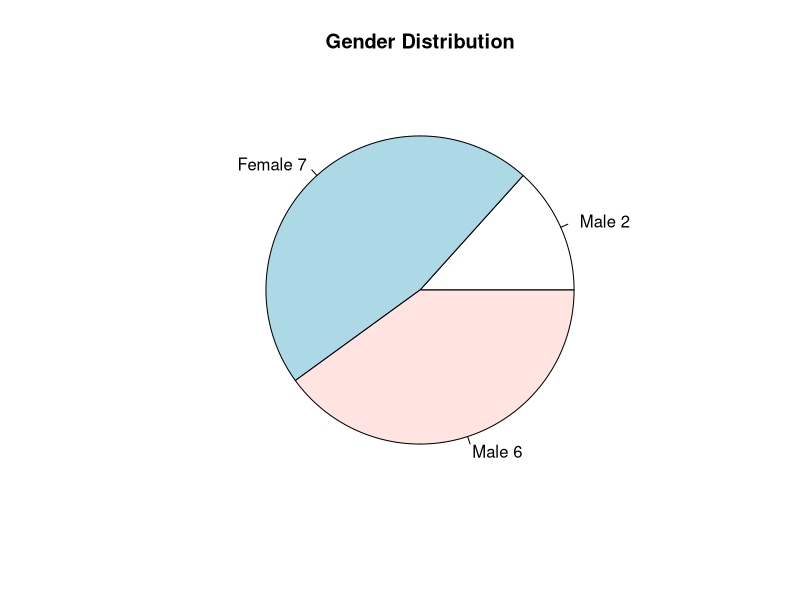
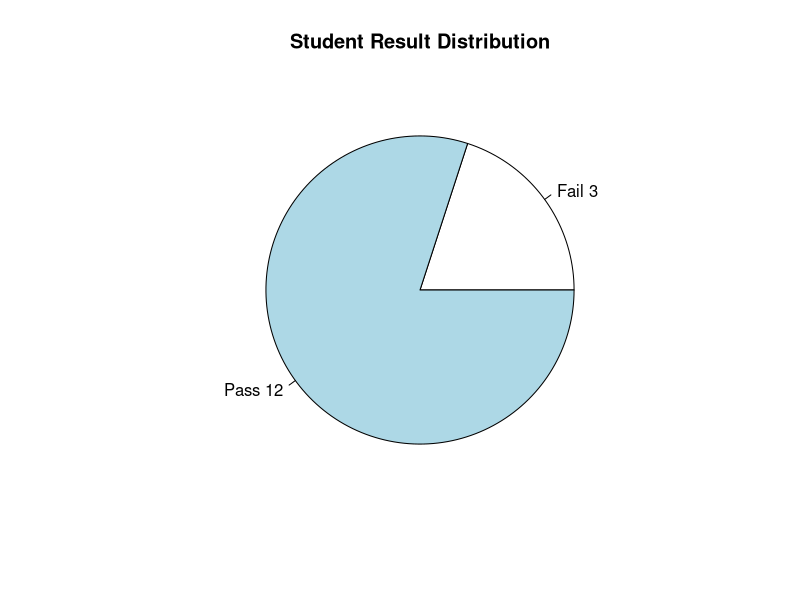
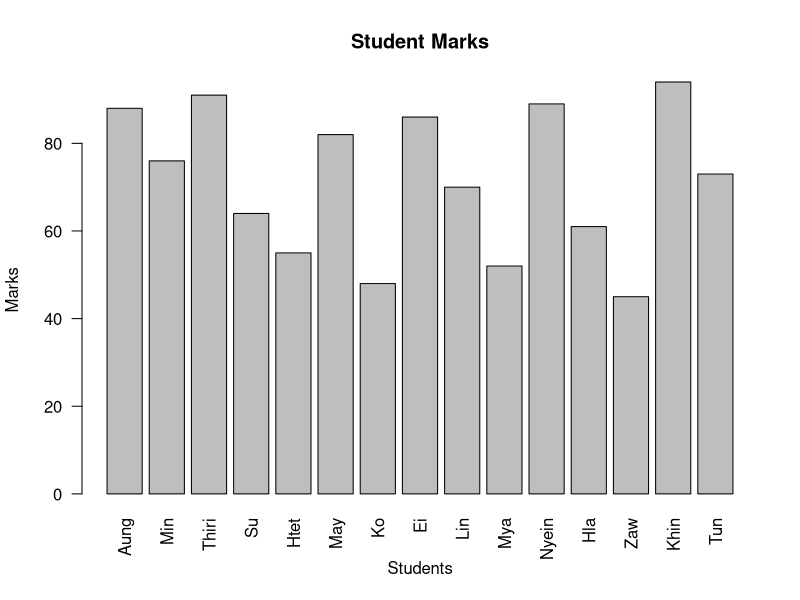
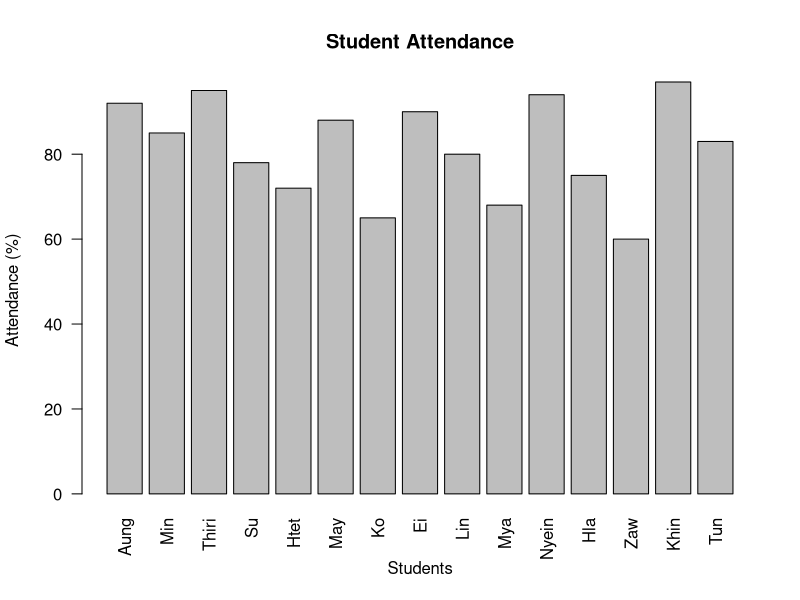
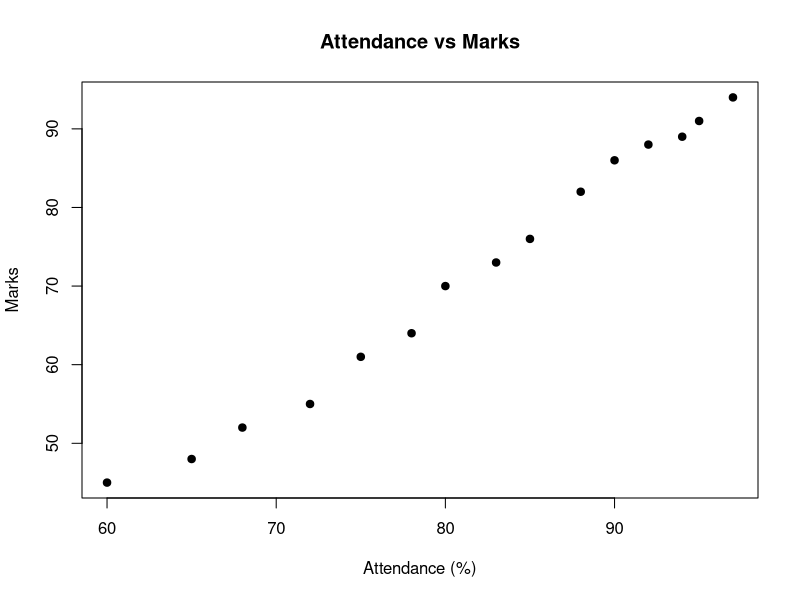

Reproduce these figures in R, in order.
## ---- chunk 1
knitr::opts_chunk$set(echo = TRUE, warning = FALSE, message = FALSE)
## ---- chunk 2
student_data <- read.csv("student_data.csv",
                         stringsAsFactors = FALSE)

student_data
## ---- chunk 3
head(student_data)
## ---- chunk 4
str(student_data)
## ---- chunk 5
summary(student_data)
## ---- chunk 6
colSums(is.na(student_data))
## ---- chunk 7
sum(duplicated(student_data))
## ---- chunk 8
student_data$Gender <- as.factor(student_data$Gender)
student_data$Result <- as.factor(student_data$Result)

str(student_data)
## ---- chunk 9
mean_marks <- mean(student_data$Marks)
median_marks <- median(student_data$Marks)
variance_marks <- var(student_data$Marks)
sd_marks <- sd(student_data$Marks)

mean_marks
median_marks
variance_marks
sd_marks
## ---- chunk 10
mean_attendance <- mean(student_data$Attendance)
median_attendance <- median(student_data$Attendance)
sd_attendance <- sd(student_data$Attendance)

mean_attendance
median_attendance
sd_attendance
## ---- chunk 11
gender_count <- table(student_data$Gender)
gender_count
## ---- chunk 12
pie(gender_count,
    main = "Gender Distribution",
    labels = paste(names(gender_count), gender_count))
## ---- chunk 13
result_count <- table(student_data$Result)
result_count
## ---- chunk 14
pie(result_count,
    main = "Student Result Distribution",
    labels = paste(names(result_count), result_count))
## ---- chunk 15
barplot(student_data$Marks,
        names.arg = student_data$Name,
        main = "Student Marks",
        xlab = "Students",
        ylab = "Marks",
        las = 2)
## ---- chunk 16
barplot(student_data$Attendance,
        names.arg = student_data$Name,
        main = "Student Attendance",
        xlab = "Students",
        ylab = "Attendance (%)",
        las = 2)
## ---- chunk 17
correlation_value <- cor(student_data$Attendance,
                         student_data$Marks)

correlation_value
## ---- chunk 18
plot(student_data$Attendance,
     student_data$Marks,
     main = "Attendance vs Marks",
     xlab = "Attendance (%)",
     ylab = "Marks",
     pch = 19)
## ---- chunk 19
aggregate(Marks ~ Gender,
          data = student_data,
          FUN = mean)
